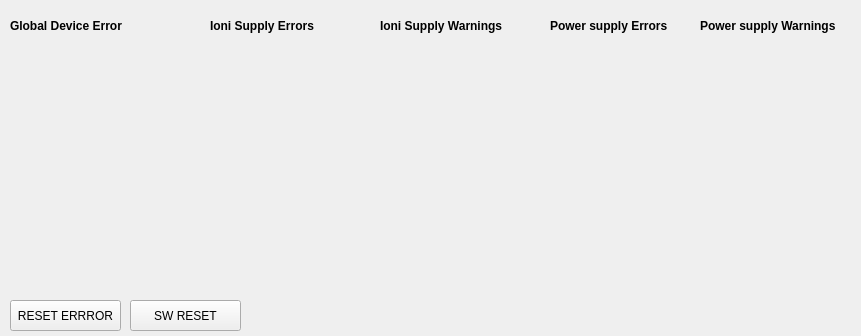
<?xml version="1.0" encoding="UTF-8"?>
<ui version="4.0">
 <class>im540Errors</class>
 <widget class="QWidget" name="im540Errors">
  <property name="geometry">
   <rect>
    <x>0</x>
    <y>0</y>
    <width>861</width>
    <height>336</height>
   </rect>
  </property>
  <property name="windowTitle">
   <string>{DEV} Device Errors</string>
  </property>
  <widget class="PyDMFrame" name="PyDMFrame">
   <property name="geometry">
    <rect>
     <x>0</x>
     <y>10</y>
     <width>201</width>
     <height>281</height>
    </rect>
   </property>
   <property name="toolTip">
    <string/>
   </property>
   <widget class="QLabel" name="label">
    <property name="geometry">
     <rect>
      <x>10</x>
      <y>0</y>
      <width>161</width>
      <height>31</height>
     </rect>
    </property>
    <property name="font">
     <font>
      <weight>75</weight>
      <bold>true</bold>
     </font>
    </property>
    <property name="text">
     <string>Global Device Error</string>
    </property>
   </widget>
   <widget class="PyDMByteIndicator" name="PyDMByteIndicator">
    <property name="geometry">
     <rect>
      <x>10</x>
      <y>30</y>
      <width>181</width>
      <height>240</height>
     </rect>
    </property>
    <property name="toolTip">
     <string/>
    </property>
    <property name="channel" stdset="0">
     <string>ca://${DEV}:GET_GDE</string>
    </property>
    <property name="onColor" stdset="0">
     <color>
      <red>255</red>
      <green>0</green>
      <blue>0</blue>
     </color>
    </property>
    <property name="offColor" stdset="0">
     <color>
      <red>255</red>
      <green>255</green>
      <blue>255</blue>
     </color>
    </property>
    <property name="labelPosition" stdset="0">
     <enum>QTabWidget::West</enum>
    </property>
    <property name="numBits" stdset="0">
     <number>16</number>
    </property>
    <property name="labels" stdset="0">
     <stringlist>
      <string>WDG Responded</string>
      <string>ROM Error</string>
      <string>RAM Error</string>
      <string>EEPROM CRC Test Error</string>
      <string>SPI Error</string>
      <string>New Sens. Detected</string>
      <string>EMI Off, P&gt;Pmax</string>
      <string>EMI Off via Keyoard</string>
      <string>Overtemp PS</string>
      <string>Sens. Stat. changed</string>
      <string>Sens. Stat. CH1</string>
      <string>Sens. Stat. CH2</string>
      <string>Sens. Stat. CH3</string>
      <string>Sens. Stat. CH4</string>
      <string>PS error </string>
      <string>Ionivac PS error</string>
     </stringlist>
    </property>
   </widget>
  </widget>
  <widget class="PyDMFrame" name="PyDMFrame_2">
   <property name="geometry">
    <rect>
     <x>200</x>
     <y>10</y>
     <width>171</width>
     <height>281</height>
    </rect>
   </property>
   <property name="toolTip">
    <string/>
   </property>
   <widget class="QLabel" name="label_2">
    <property name="geometry">
     <rect>
      <x>10</x>
      <y>0</y>
      <width>161</width>
      <height>31</height>
     </rect>
    </property>
    <property name="font">
     <font>
      <weight>75</weight>
      <bold>true</bold>
     </font>
    </property>
    <property name="text">
     <string>Ioni Supply Errors</string>
    </property>
   </widget>
   <widget class="PyDMByteIndicator" name="PyDMByteIndicator_2">
    <property name="geometry">
     <rect>
      <x>10</x>
      <y>30</y>
      <width>151</width>
      <height>240</height>
     </rect>
    </property>
    <property name="toolTip">
     <string/>
    </property>
    <property name="channel" stdset="0">
     <string>ca://${DEV}:GET_ISE</string>
    </property>
    <property name="onColor" stdset="0">
     <color>
      <red>255</red>
      <green>0</green>
      <blue>0</blue>
     </color>
    </property>
    <property name="offColor" stdset="0">
     <color>
      <red>255</red>
      <green>255</green>
      <blue>255</blue>
     </color>
    </property>
    <property name="labelPosition" stdset="0">
     <enum>QTabWidget::West</enum>
    </property>
    <property name="numBits" stdset="0">
     <number>16</number>
    </property>
    <property name="labels" stdset="0">
     <stringlist>
      <string>Anode Voltage</string>
      <string>Cathode Voltage</string>
      <string>Reflector Voltage</string>
      <string>Anode Current</string>
      <string>Filament Voltage</string>
      <string>Filament Current</string>
      <string>Filament Power</string>
      <string>N/A</string>
      <string>Cathode reg. Abs</string>
      <string>Cathode reg. Dev.</string>
      <string>N/A</string>
      <string>N/A</string>
      <string>N/A</string>
      <string>N/A</string>
      <string>N/A</string>
      <string>N/A</string>
     </stringlist>
    </property>
   </widget>
  </widget>
  <widget class="PyDMFrame" name="PyDMFrame_3">
   <property name="geometry">
    <rect>
     <x>370</x>
     <y>10</y>
     <width>171</width>
     <height>281</height>
    </rect>
   </property>
   <property name="toolTip">
    <string/>
   </property>
   <widget class="QLabel" name="label_3">
    <property name="geometry">
     <rect>
      <x>10</x>
      <y>0</y>
      <width>161</width>
      <height>31</height>
     </rect>
    </property>
    <property name="font">
     <font>
      <weight>75</weight>
      <bold>true</bold>
     </font>
    </property>
    <property name="text">
     <string>Ioni Supply Warnings</string>
    </property>
   </widget>
   <widget class="PyDMByteIndicator" name="PyDMByteIndicator_3">
    <property name="geometry">
     <rect>
      <x>10</x>
      <y>30</y>
      <width>151</width>
      <height>240</height>
     </rect>
    </property>
    <property name="toolTip">
     <string/>
    </property>
    <property name="channel" stdset="0">
     <string>ca://${DEV}:GET_ISW</string>
    </property>
    <property name="onColor" stdset="0">
     <color>
      <red>255</red>
      <green>255</green>
      <blue>0</blue>
     </color>
    </property>
    <property name="offColor" stdset="0">
     <color>
      <red>255</red>
      <green>255</green>
      <blue>255</blue>
     </color>
    </property>
    <property name="labelPosition" stdset="0">
     <enum>QTabWidget::West</enum>
    </property>
    <property name="numBits" stdset="0">
     <number>16</number>
    </property>
    <property name="labels" stdset="0">
     <stringlist>
      <string>Anode Voltage</string>
      <string>Cathode Voltage</string>
      <string>Reflector Voltage</string>
      <string>Anode Current</string>
      <string>Filament Voltage</string>
      <string>Filament Current</string>
      <string>Filament Power</string>
      <string>N/A</string>
      <string>Cathode reg. Abs</string>
      <string>Cathode reg. Dev.</string>
      <string>N/A</string>
      <string>N/A</string>
      <string>N/A</string>
      <string>N/A</string>
      <string>N/A</string>
      <string>N/A</string>
     </stringlist>
    </property>
   </widget>
  </widget>
  <widget class="PyDMFrame" name="PyDMFrame_4">
   <property name="geometry">
    <rect>
     <x>540</x>
     <y>10</y>
     <width>151</width>
     <height>281</height>
    </rect>
   </property>
   <property name="toolTip">
    <string/>
   </property>
   <widget class="QLabel" name="label_6">
    <property name="geometry">
     <rect>
      <x>10</x>
      <y>0</y>
      <width>141</width>
      <height>31</height>
     </rect>
    </property>
    <property name="font">
     <font>
      <weight>75</weight>
      <bold>true</bold>
     </font>
    </property>
    <property name="text">
     <string>Power supply Errors</string>
    </property>
   </widget>
   <widget class="PyDMByteIndicator" name="PyDMByteIndicator_4">
    <property name="geometry">
     <rect>
      <x>10</x>
      <y>30</y>
      <width>131</width>
      <height>240</height>
     </rect>
    </property>
    <property name="toolTip">
     <string/>
    </property>
    <property name="channel" stdset="0">
     <string>ca://${DEV}:GET_VSE</string>
    </property>
    <property name="onColor" stdset="0">
     <color>
      <red>255</red>
      <green>0</green>
      <blue>0</blue>
     </color>
    </property>
    <property name="offColor" stdset="0">
     <color>
      <red>255</red>
      <green>255</green>
      <blue>255</blue>
     </color>
    </property>
    <property name="labelPosition" stdset="0">
     <enum>QTabWidget::West</enum>
    </property>
    <property name="numBits" stdset="0">
     <number>16</number>
    </property>
    <property name="labels" stdset="0">
     <stringlist>
      <string>+5 V Analog</string>
      <string>-15 V</string>
      <string>+24 V</string>
      <string>+ 15 V</string>
      <string>+5 V</string>
      <string>N/A</string>
      <string>N/A</string>
      <string>N/A</string>
      <string>+24 V CH3</string>
      <string>+24 V CH4</string>
      <string>+24 V KL</string>
      <string>+5 V RS232</string>
      <string>+15 V VB-Print</string>
      <string>-15 V VB-Print</string>
      <string>N/A</string>
      <string>N/A</string>
     </stringlist>
    </property>
   </widget>
  </widget>
  <widget class="PyDMFrame" name="PyDMFrame_5">
   <property name="geometry">
    <rect>
     <x>690</x>
     <y>10</y>
     <width>171</width>
     <height>281</height>
    </rect>
   </property>
   <property name="toolTip">
    <string/>
   </property>
   <widget class="QLabel" name="label_7">
    <property name="geometry">
     <rect>
      <x>10</x>
      <y>0</y>
      <width>161</width>
      <height>31</height>
     </rect>
    </property>
    <property name="font">
     <font>
      <weight>75</weight>
      <bold>true</bold>
     </font>
    </property>
    <property name="text">
     <string>Power supply Warnings</string>
    </property>
   </widget>
   <widget class="PyDMByteIndicator" name="PyDMByteIndicator_5">
    <property name="geometry">
     <rect>
      <x>10</x>
      <y>30</y>
      <width>131</width>
      <height>240</height>
     </rect>
    </property>
    <property name="toolTip">
     <string/>
    </property>
    <property name="channel" stdset="0">
     <string>ca://${DEV}:GET_VSW</string>
    </property>
    <property name="onColor" stdset="0">
     <color>
      <red>255</red>
      <green>255</green>
      <blue>0</blue>
     </color>
    </property>
    <property name="offColor" stdset="0">
     <color>
      <red>255</red>
      <green>255</green>
      <blue>255</blue>
     </color>
    </property>
    <property name="labelPosition" stdset="0">
     <enum>QTabWidget::West</enum>
    </property>
    <property name="numBits" stdset="0">
     <number>16</number>
    </property>
    <property name="labels" stdset="0">
     <stringlist>
      <string>+5 V Analog</string>
      <string>-15 V</string>
      <string>+24 V</string>
      <string>+ 15 V</string>
      <string>+5 V</string>
      <string>N/A</string>
      <string>N/A</string>
      <string>N/A</string>
      <string>+24 V CH3</string>
      <string>+24 V CH4</string>
      <string>+24 V KL</string>
      <string>+5 V RS232</string>
      <string>+15 V VB-Print</string>
      <string>-15 V VB-Print</string>
      <string>N/A</string>
      <string>N/A</string>
     </stringlist>
    </property>
   </widget>
  </widget>
  <widget class="PyDMPushButton" name="PyDMPushButton">
   <property name="geometry">
    <rect>
     <x>10</x>
     <y>300</y>
     <width>111</width>
     <height>31</height>
    </rect>
   </property>
   <property name="toolTip">
    <string/>
   </property>
   <property name="text">
    <string>RESET ERRROR</string>
   </property>
   <property name="channel" stdset="0">
    <string>ca://${DEV}:RESET_ERR</string>
   </property>
   <property name="pressValue" stdset="0">
    <string>1</string>
   </property>
  </widget>
  <widget class="PyDMPushButton" name="PyDMPushButton_2">
   <property name="geometry">
    <rect>
     <x>130</x>
     <y>300</y>
     <width>111</width>
     <height>31</height>
    </rect>
   </property>
   <property name="toolTip">
    <string/>
   </property>
   <property name="text">
    <string>SW RESET</string>
   </property>
   <property name="channel" stdset="0">
    <string>ca://${DEV}:RESET_DEVICE</string>
   </property>
   <property name="showConfirmDialog" stdset="0">
    <bool>true</bool>
   </property>
   <property name="pressValue" stdset="0">
    <string>1</string>
   </property>
  </widget>
 </widget>
 <customwidgets>
  <customwidget>
   <class>PyDMByteIndicator</class>
   <extends>QWidget</extends>
   <header>pydm.widgets.byte</header>
  </customwidget>
  <customwidget>
   <class>PyDMFrame</class>
   <extends>QFrame</extends>
   <header>pydm.widgets.frame</header>
   <container>1</container>
  </customwidget>
  <customwidget>
   <class>PyDMPushButton</class>
   <extends>QPushButton</extends>
   <header>pydm.widgets.pushbutton</header>
  </customwidget>
 </customwidgets>
 <resources/>
 <connections/>
</ui>
